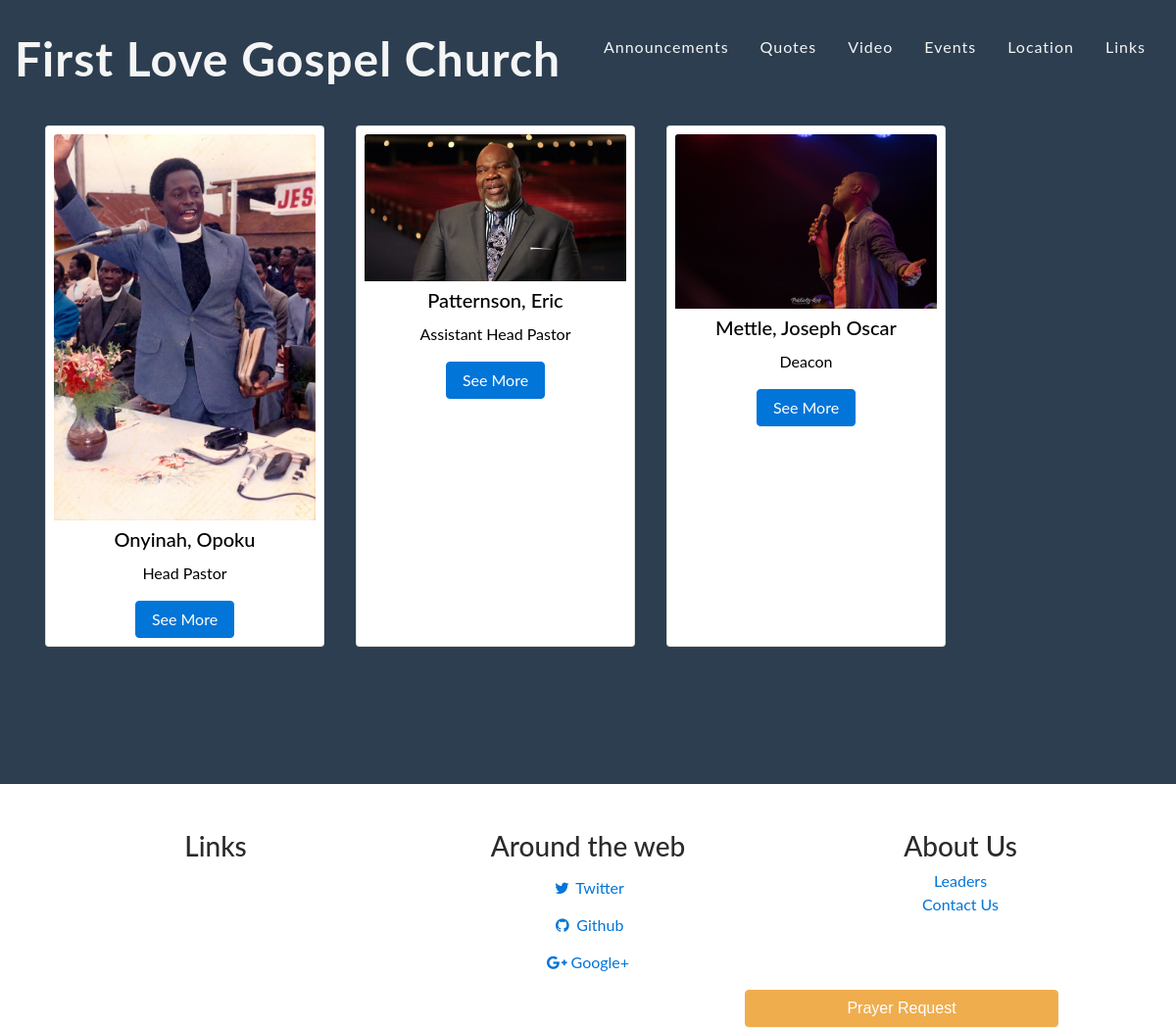
The page /?l=lead on the database its author committed.
### tables this page shows
CREATE TABLE `leaders` (
  `lead_id` int(3) NOT NULL,
  `mem_id` varchar(10) NOT NULL,
  `portfolio` varchar(50) NOT NULL,
  `about` varchar(100) NOT NULL
);

CREATE TABLE `members` (
  `mem_id` varchar(10) NOT NULL,
  `pic` varchar(250) NOT NULL,
  `lastname` varchar(50) NOT NULL,
  `firstname` varchar(50) NOT NULL,
  `othernames` varchar(100) NOT NULL,
  `dob` timestamp NOT NULL DEFAULT CURRENT_TIMESTAMP ON UPDATE CURRENT_TIMESTAMP,
  `gender` varchar(1) NOT NULL,
  `baptized` varchar(1) NOT NULL,
  `tel` int(10) NOT NULL,
  `email` varchar(100) NOT NULL,
  `min_id` varchar(10) NOT NULL
);

### views/lead.php (the view, shortened to what this page needs)
<section id='lead'>
	<div class="container">
		<div class="row">
			<?php
				$sql = "SELECT mem_id, portfolio, lead_id FROM leaders";
						$result = $connect->query($sql);
						if ($result->num_rows > 0) {
							while($row = $result->fetch_assoc()) {
								$mem_id = $row['mem_id'];
								$sqlName = "SELECT firstname, lastname, othernames, pic FROM members WHERE mem_id= '$mem_id'";
								$resultName = $connect->query($sqlName);
								$rowName = $resultName->fetch_assoc();
								$Name = $rowName['lastname'].", ".$rowName['firstname']." ".$rowName['othernames'];
			?>
			<div class="card col-md-3 text-center">
			  <img class="card-img-top" src="admin/<?php echo $rowName['pic'];?>" alt="Card image cap">
			  <div class="card-body">
				<h5 class="card-title" style="text-transform: capitalize"><?php echo $Name; ?></h5>
				<p class="card-text"><?php echo $row['portfolio']; ?></p>
				<a data-toggle='modal' data-target='#<?php echo $row['lead_id']; ?>' class="btn btn-primary" style="color: white">See More</a>
			  </div>
			</div>
			<?php
							}
						}
			?>
		</div>
	</div>
</section>

### index.php (shortened to what this page needs)
<?php
	require 'shared/pageloader.php';
?>
<!DOCTYPE html>
<html lang='en'>
    <head>
       	<?php
			include 'includes/style.php';
		?>
    </head>
    <body id='page-top'>
		<?php
			include 'views/nav.php';
			include $content;
			include 'views/footer.php';
		?>
		<div class='pReq pReqCollapse' style='bottom: -5.3rem; width: 20rem' id="pReqContainer">
			<button id='pReqBtn' type='button' class='btn btn-warning'>Prayer Request</button>
		</div>
    </body>
</html>

### includes/style.php
      <link rel="stylesheet" type="text/css" href="css/bootstrap.css">
<link rel="stylesheet" type="text/css" href="font-awesome/css/font-awesome.min.css">
      <link rel="stylesheet" type="text/css" href="css/style.css">

### views/nav.php
<nav class="navbar navbar-custom navbar-fixed-top" role="navigation">
	<div class="container-fluid">
		<div class="row">
			<div class="col-md-12">
				<a class="navbar-brand page-scroll" href="?l=home#page-top">First Love Gospel Church</a>
				<ul class="menu navbar-right content-center">
					<li class="menu-item">
						<a class="menu-link page-scroll" href="#announcements">Announcements</a>
					</li>
					<li class="menu-item">
						<a class="menu-link page-scroll" href="#quotes">Quotes</a>
					</li>
					<li class="menu-item">
						<a class="menu-link page-scroll" href="#sermons">Video</a>
					</li>
					<li class="menu-item">
						<a class="menu-link page-scroll" href="#events">Events</a>
					</li>
					<li class="menu-item">
						<a class="menu-link page-scroll" href="#loc">Location</a>
					</li>
					<li class="menu-item">
						<a class="menu-link page-scroll" href="#footer">Links</a>
					</li>
				</ul>
			</div>
		</div>
	</div>
</nav>

### views/footer.php
<footer id="footer">
	<div id="footer-content">
		<div class="container">
			<div class="row">
				<div class="col-md-4">
					<h3 class="text-center">Links</h3>
				</div>
				<div class="col-md-4">
					<h3 class="text-center">Around the web</h3>
					<ul class="list-inline banner-social-buttons text-center">
						<li>
							<a href="https://twitter.com/SBootstrap" class="btn btn-default btn-md"><i class="fa fa-twitter fa-fw"></i> <span class="network-name">Twitter</span></a>
						</li>
						<li>
							<a href="https://github.com/IronSummitMedia/startbootstrap" class="btn btn-default btn-md"><i class="fa fa-github fa-fw"></i> <span class="network-name">Github</span></a>
						</li>
						<li>
							<a href="https://plus.google.com/+Startbootstrap/posts" class="btn btn-default btn-md"><i class="fa fa-google-plus fa-fw"></i> <span class="network-name">Google+</span></a>
						</li>
					</ul>
				</div>
				<div class="col-md-4">
					<h3 class="text-center">About Us</h3>
					<ul class="list-inline text-center">
						<li>
							<a class="network-name" href="?l=lead">Leaders</a>
						</li>
						<li>
							<a class="network-name" href="?l=contact_us">Contact Us</a>
						</li>
					</ul>
				</div>
			</div>
		</div>
	</div>
</footer>

### css/style.css (style rules this page uses)
* { margin: 0; padding: 0; }
html, body { height: 100%; }
body { font-family: montserrat, lato; }
section { padding-top: 7rem; padding-bottom: 2rem; width: 100%; min-height: 100%; }
section#lead { background-color: #2c3e50; color: white; }
.card { margin: 1rem; padding: 0.5rem; }
.card img { max-width: 100%; }
.card-title { margin-top: 0.5rem; }
a:focus, button { cursor: pointer; }
.content-center { text-align: center; display: flex; align-items: center; }
nav { background: rgba(255,255,255,0.15); width: 100%; z-index: 2000; }
.navbar { position: fixed; }
.navbar-brand { color: whitesmoke; }
nav .container-fluid { margin: auto 0; }
nav ul { float: right; margin: 1rem auto; }
nav ul li { display: inline-block; float: left; }
nav ul li a { display: block; padding: 0 1rem; color: whitesmoke; }
@media (min-width:768px) { .navbar-custom { padding: 20px 0; border-bottom: 0; letter-spacing: 1px; background: 0 0; -webkit-transition: background .5s ease-in-out,padding .5s ease-in-out; -moz-transition: background .5s ease-in-out,padding .5s ease-in-out; transition: background .5s ease-in-out,padding .5s ease-in-out; } }
@media (min-width:768px) { .navbar-brand, .navbar-brand:hover { font-size: 3rem; font-weight: bolder; -webkit-transition: font-size .5s ease-in-out; -moz-transition: font-size .5s ease-in-out; transition: font-size .5s ease-in-out; } }
.card { color: black; }
footer { padding-top: 3rem; padding-bottom: 2rem; }
.pReq { z-index: 1049; position: fixed; right: 10%; bottom: -2px; background-color: aliceblue; border-radius: 5px; }
.pReq button { width: 20rem; }
img { vertical-align: middle; }

### rows shown on the page
leaders: mem.pic (picture), mem.othernames "Onyinah, Opoku", portfolio "Head Pastor"
leaders: mem.pic (picture), mem.othernames "Patternson, Eric", portfolio "Assistant Head Pastor"
leaders: mem.pic (picture), mem.othernames "Mettle, Joseph Oscar", portfolio "Deacon"
